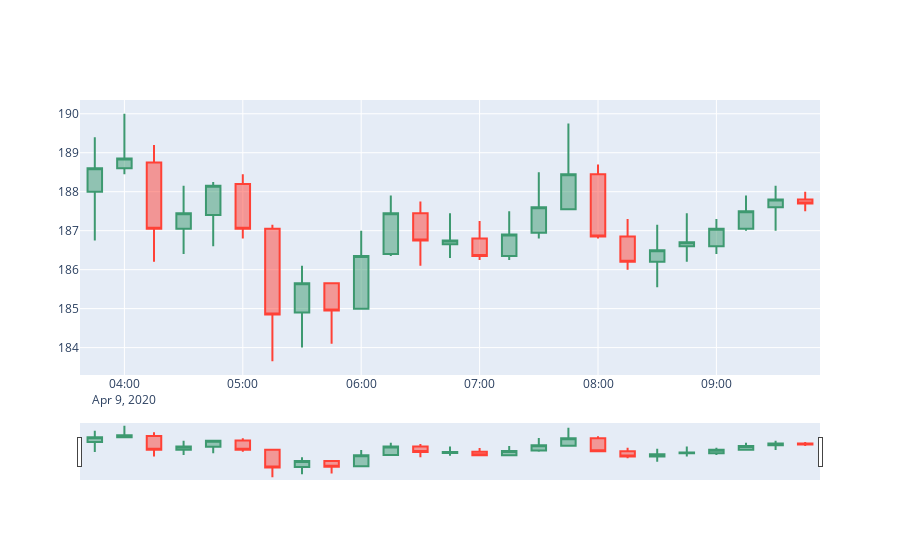

Notebook code for this chart:
### Code cell
import chart_studio.plotly as py
import plotly.graph_objs as go

from datetime import datetime

open_data = df["open"]
high_data = df["high"]
low_data =  df["low"]
close_data = df["close"]
dates = df["date"]

trace = go.Candlestick(x=dates,
                       open=open_data,
                       high=high_data,
                       low=low_data,
                       close=close_data)
data = [trace]
iplot(data)
